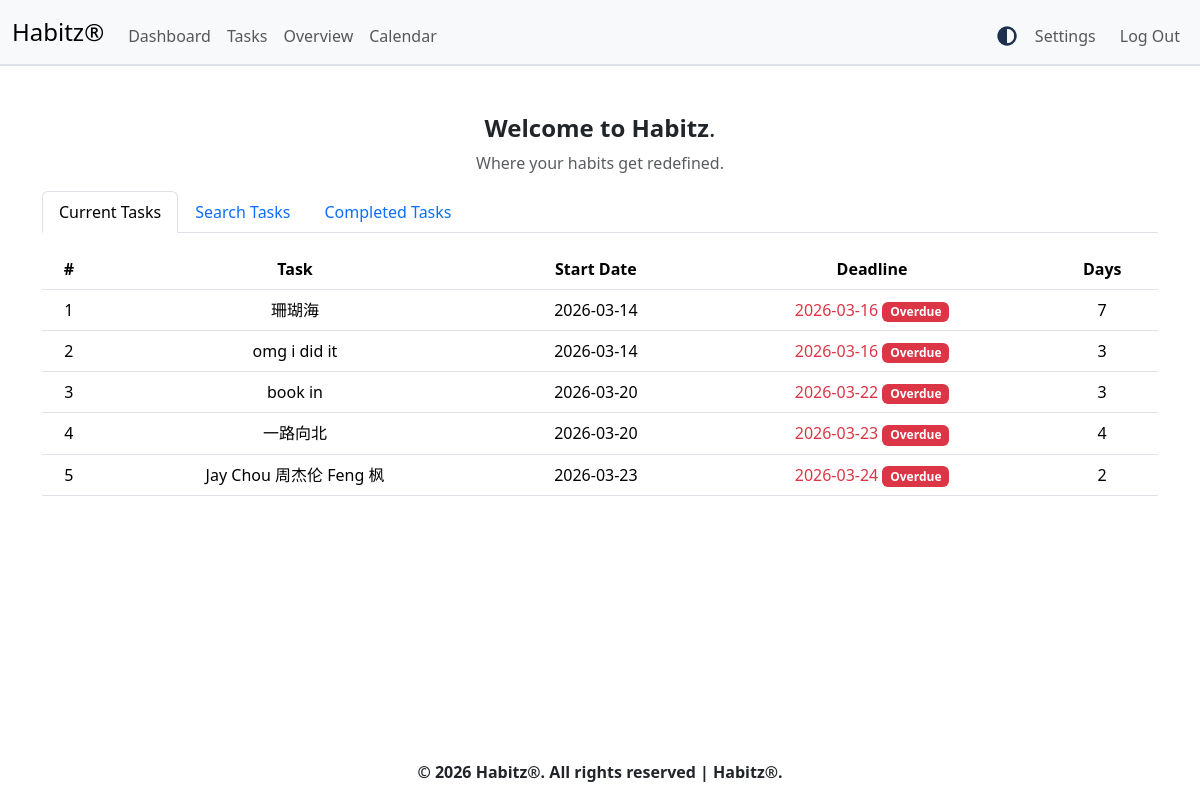
The app's page /dashboard (signed in) with its own data.
### tables this page shows
CREATE TABLE habits (
    id INTEGER PRIMARY KEY AUTOINCREMENT,
    user_id INTEGER NOT NULL,
    name TEXT NOT NULL,
    start_date DATE,
    end_date DATE,
    duration INTEGER,
    progress FLOAT, current_streak INTEGER DEFAULT 0, longest_streak INTEGER DEFAULT 0, last_completed_date TEXT, description text, favorite INTEGER DEFAULT 0, completed INTEGER DEFAULT 0,
    FOREIGN KEY(user_id) REFERENCES users(id) ON DELETE CASCADE
);

### app.py (the view)
@app.route("/dashboard")
def dashboard():
    if "user_id" not in session:
        return redirect("/login")
    conn = get_db()
    user = conn.execute(
        "SELECT username FROM users WHERE id = ?",
        (session["user_id"],)
    ).fetchone()
    tasks = conn.execute(
        "SELECT * FROM habits WHERE user_id = ? AND completed = 0 ORDER BY end_date",
        (session["user_id"],)
    ).fetchall()
    completed = conn.execute(
        """
        SELECT completions.habit_name, completions.date_completed,
            habits.end_date
        FROM completions
        LEFT JOIN habits ON habits.id = completions.habit_id
        WHERE completions.user_id = ?
        ORDER BY completions.date_completed DESC

        """,
        (session["user_id"],)
    ).fetchall()
    conn.close()
    return render_template("dashboard.html",user=user,tasks=tasks,completed=completed)

### app.py (called while the page is built)
def get_db():
    conn = sqlite3.connect(DATABASE)
    conn.row_factory = sqlite3.Row
    conn.execute("PRAGMA foreign_keys = ON")
    return conn

### templates/dashboard.html (shortened to what this page needs)
{% extends "layout.html"%}
{% block main %}
<div class="mb-3">
<h4><strong>Welcome to <b>Habitz</b></strong>.</h4>
<p class="text-muted mb-0">Where your habits get redefined.</p>
</div>
<ul class="nav nav-tabs" id="dashboardTabs">
  <li class="nav-item">
    <button class="nav-link active" data-bs-toggle="tab" data-bs-target="#current">
      Current Tasks
    </button>
  </li>
  <li class="nav-item">
    <button class="nav-link" data-bs-toggle="tab" data-bs-target="#search">
      Search Tasks
    </button>
  </li>
  <li class="nav-item">
    <button class="nav-link" data-bs-toggle="tab" data-bs-target="#completed">
      Completed Tasks
    </button>
  </li>
</ul>
<div class="tab-content mt-3">
<div class="tab-pane fade show active" id="current">
<table class="table">
<thead>
<tr>
<th>#</th>
<th>Task</th>
<th>Start Date</th>
<th>Deadline</th>
<th>Days</th>
</tr>
</thead>
<tbody>
{% for task in tasks %}
<tr>
<td>{{ loop.index }}</td>
<td>{{ task["name"] }}</td>
<td>{{ task["start_date"] }}</td>
<td class="check-deadline">{{ task["end_date"] }}</td>
<td>{{ task["duration"] }}</td>
</tr>
{% endfor %}
</tbody>
</table>
</div>
</div>
{% endblock %}

### templates/layout.html (shortened to what this page needs)
<!DOCTYPE html>
<html lang="en">
<head>
    <link href="https://cdn.jsdelivr.net/npm/bootstrap@5.3.8/dist/css/bootstrap.min.css" rel="stylesheet">
    <link rel="stylesheet" href="https://cdnjs.cloudflare.com/ajax/libs/font-awesome/6.5.1/css/all.min.css" />
    <link href="/static/styles.css" rel="stylesheet">
</head>
<body>
    <nav class="navbar navbar-expand-md bg-body-tertiary border-body" style="border-bottom:2px solid var(--bs-border-color);">
        <div class="container-fluid">
            <a class="navbar-brand" href="/" id="habitz">Habitz&reg;</a>
            <div class="collapse navbar-collapse" id="navbar">
                {% if session["user_id"] %}
                    <ul class="navbar-nav me-auto mt-2">
                        <li class="nav-item"><a class="nav-link" href="/dashboard">Dashboard</a></li>
                        <li class="nav-item"><a class="nav-link" href="/tasks">Tasks</a></li>
                        <li class="nav-item"><a class="nav-link" href="/overview">Overview</a></li>
                        <li class="nav-item"><a class="nav-link" href="/calendar">Calendar</a></li>
                    </ul>
                    <ul class="navbar-nav ms-auto mt-2">
                        <li class="nav-item">
                            <a class="nav-link d-flex p-0 align-items-center" href="#" title="Toggle Mode" onclick="toggleDarkMode()">
                                <img id="theme-icon"
                                    src="static/circle-half-stroke-solid.png"
                                    alt="Toggle Mode"
                                    style="width:24px; height:24px; cursor:pointer; transform: translateY(5px);">
                            </a>
                        </li>
                       <li class="nav-item ms-2">
                            <a class="nav-link" href="/settings">Settings</a>
                        </li>
                        <li class="nav-item ms-2">
                            <a class="nav-link" href="/logout">Log Out</a>
                        </li>
                    </ul>
                {% endif %}
            </div>
        </div>
    </nav>
    <main class="container py-5 text-center flex-grow-1">
        {% block main %}{% endblock %}
    </main>
<footer class="site-footer mt-auto py-3 text-center">
    &copy; 2026 Habitz®. All rights reserved | Habitz®.
</footer>
</body>
</html>

### static/styles.css (style rules this page uses)
#habitz { font-size: 1.5rem; font-weight: 500; }
#theme-icon.nav-link img, .nav-item .nav-link img { padding: 0 !important; margin-top: 3px; display: inline-block; vertical-align: middle; }
@media (min-width: 768px) { #theme-icon { margin-top: 3px; } }
html, body { height: 100%; }
body { display: flex; flex-direction: column; }
.site-footer { background-color: var(--bs-body-bg); color: var(--bs-body-color); font-weight: bold; }

### records on screen
habits: name "珊瑚海", start_date "2026-03-14", duration "7"
habits: name "omg i did it", start_date "2026-03-14", duration "3"
habits: name "book in", start_date "2026-03-20", duration "3"
habits: name "一路向北", start_date "2026-03-20", duration "4"
habits: name "Jay Chou 周杰伦 Feng 枫", start_date "2026-03-23", duration "2"
